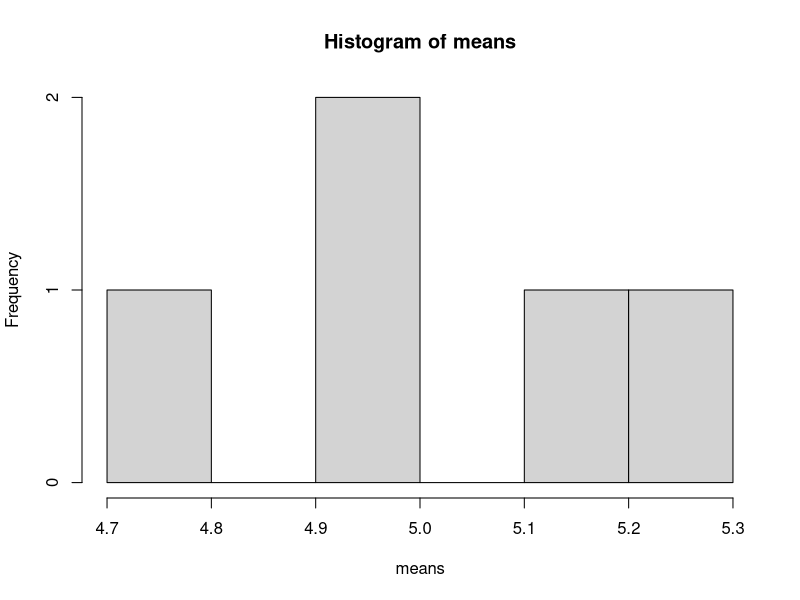
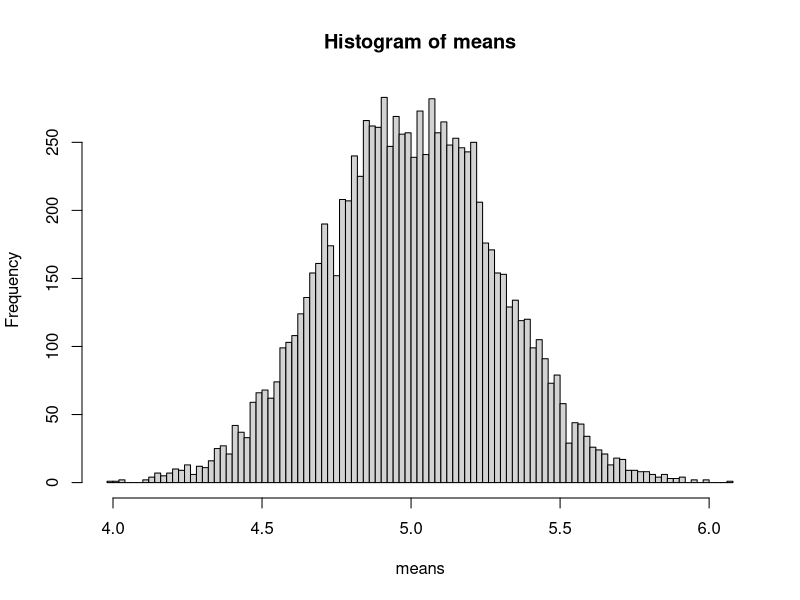
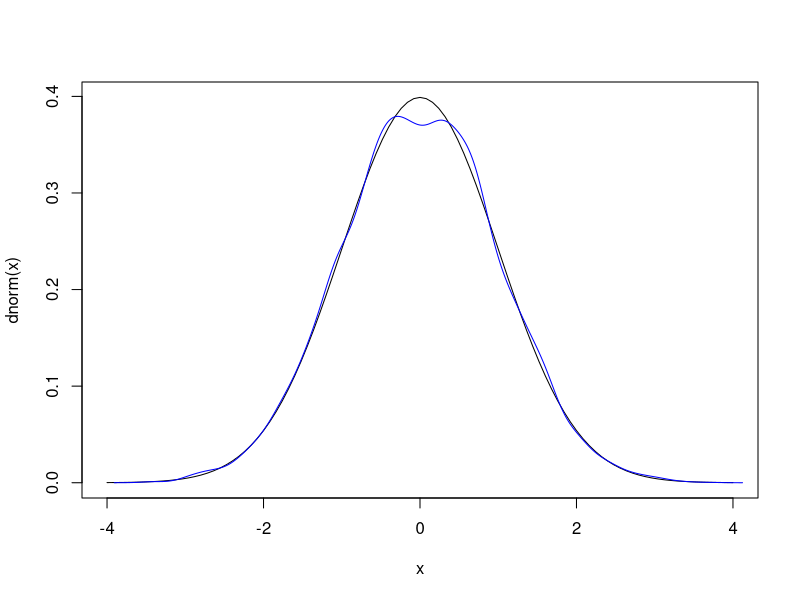
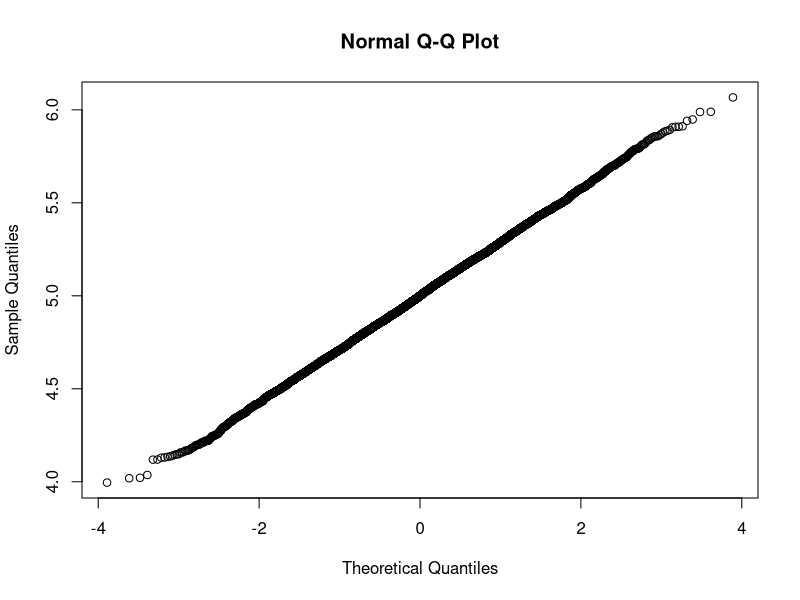

Here is the R script that generated these plots, in order:
## ---- chunk 1
mean(runif(100)*10)
mean(runif(100)*10)
mean(runif(100)*10)
mean(runif(100)*10)
mean(runif(100)*10)
## ---- chunk 2
n<-5
means<-numeric(n)
for (i in 1:n){
  means[i]<-mean(runif(100)*10)
}
means
hist(means)
## ---- chunk 3
n<-10000
means<-numeric(n)
for (i in 1:n){
  means[i]<-mean(runif(100)*10)
}
head(means)
hist(means, breaks=100)
## ---- chunk 4
median(means)
mean(means)
sd(means)
## ---- chunk 5
Centered<-means-mean(means) #centering
Z<-Centered/sd(means) #reducing /scaling
#or simply 
Z<-scale(means, center = TRUE, scale = TRUE)

#Compare
cbind(mean(means), mean(Z))
cbind(sd(means), sd(Z))
## ---- chunk 6
curve(dnorm,-4,4) #Density of theoretical normal distribution
lines(density(Z), col="blue") #Density of our empirical distribution after n repetitions
## ---- chunk 7
qqnorm(y=means)
